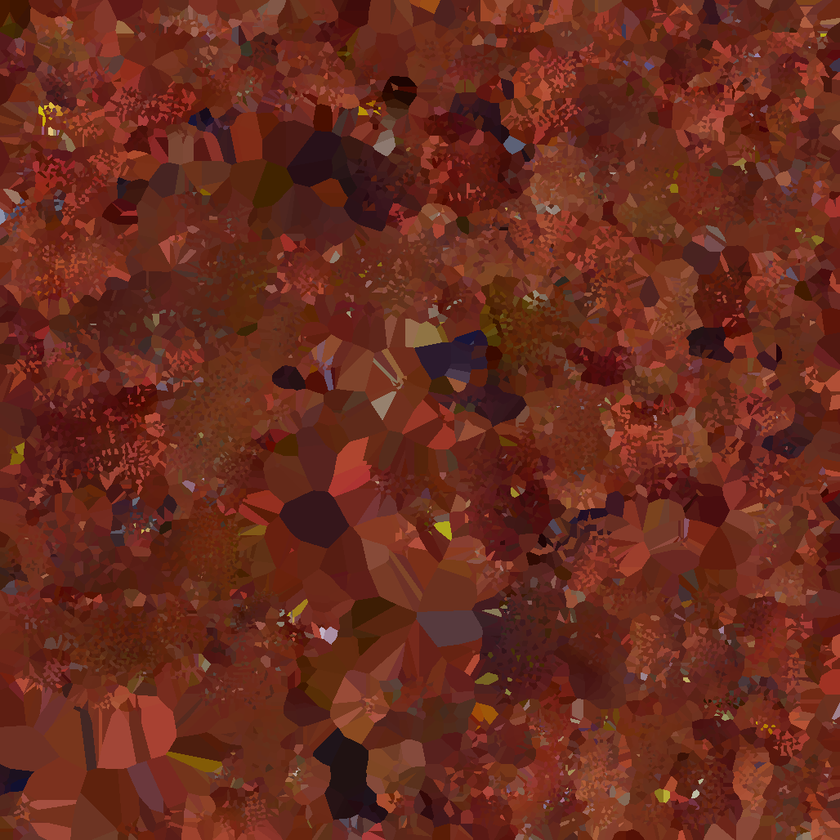
#> input picture material_0.png, 840 x 840 px, shrunk from 1028 x 1028 before the run, found by its file name
$ python grey_scale.py
#> lines starting #> are read from the running program, lines starting #| are printed output that depends on the picture
import cv2
import os

# Path to your PNG image
image_path = "/home/kuka/6dpose/FoundationPose/datasets/linemod/ref_views/ob_0000001/model/material_0.png"  # change this to your image path
output_path = "grayscale_output.png"

# Read the image in color
img = cv2.imread(image_path)
#> img is the input picture: shape (840, 840, 3); mean B, G, R 29.5, 43.8, 105.6

# Convert to grayscale
gray = cv2.cvtColor(img, cv2.COLOR_BGR2GRAY)
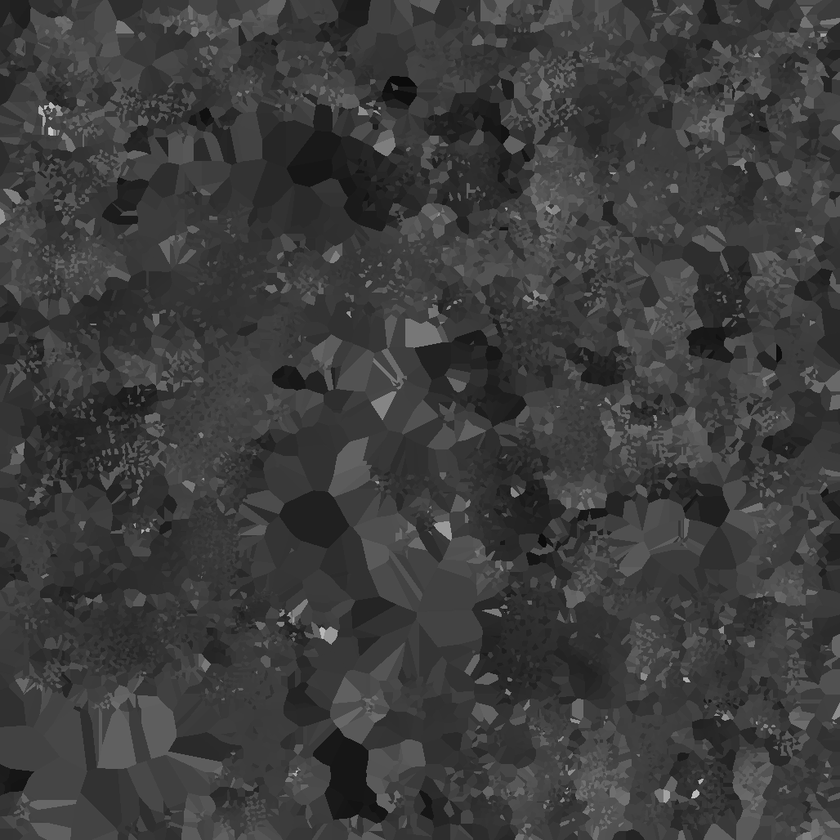
#> gray: shape (840, 840); min 4, max 214, mean 60.6

# Save the grayscale image
cv2.imwrite(output_path, gray)

print(f"[INFO] Grayscale image saved to {output_path}")
